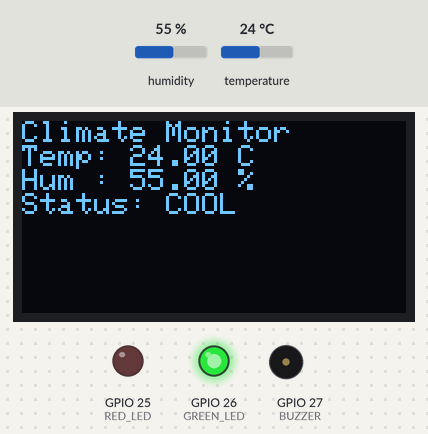
A sketch run on a simulated ESP32. Parts: 128×64 one-colour display, output pins drawn as LEDs (lit = HIGH), buzzer (waves = sounding, pin HIGH). The inputs (shaded band) are chosen by the test bench; at power-on: humidity 55 %, temperature 24 °C. What the sketch prints to the serial monitor is not drawn.

Above: at 2.2 s.
2.3 s: humidity set to 79 %
At 4.1 s:
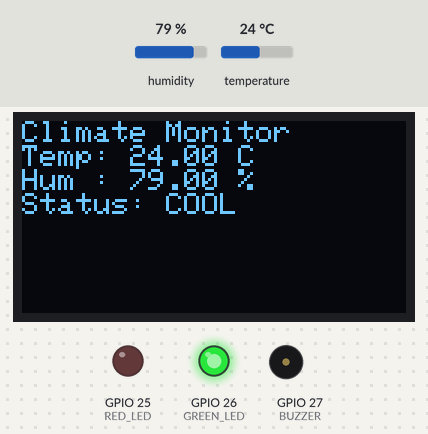
5.0 s: humidity set to 82 %
At 5.6 s:
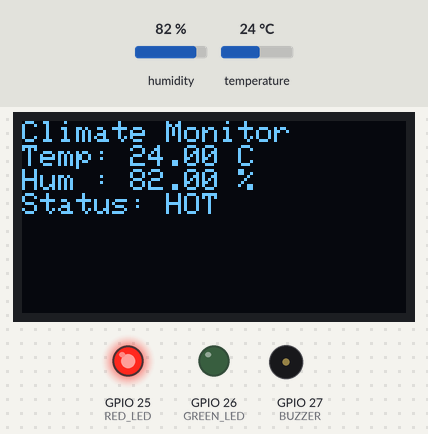
7.7 s: temperature set to 39.7 °C
At 9.7 s:
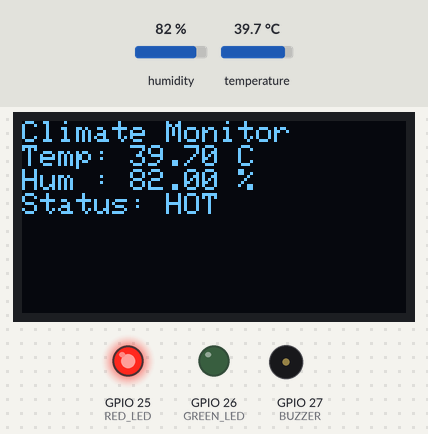
10.7 s: temperature set to 40.7 °C
At 13.1 s:
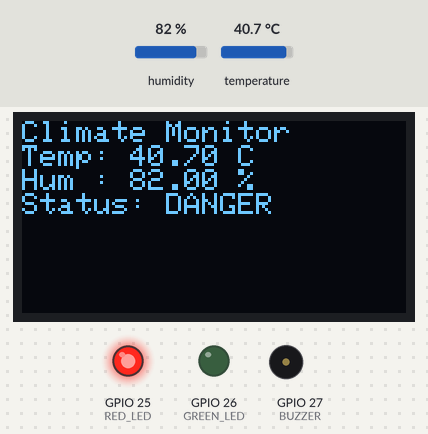
16.7 s: temperature set to 24 °C
At 17.9 s:
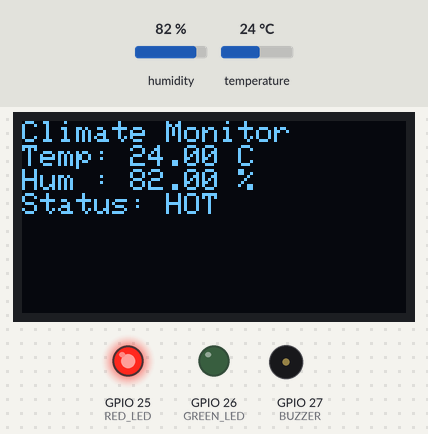
19.4 s: humidity set to 22 %
At 22.1 s:
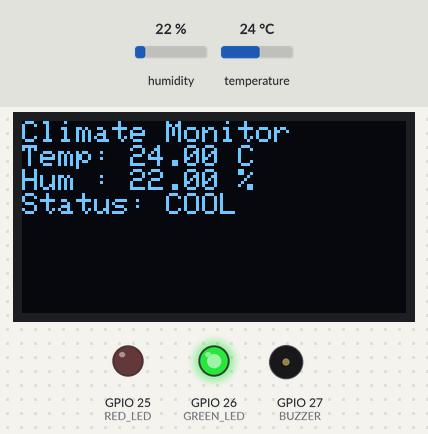
Timing chart, 0 to 23.6 s (numbered marks = the images above; inputs shaded):
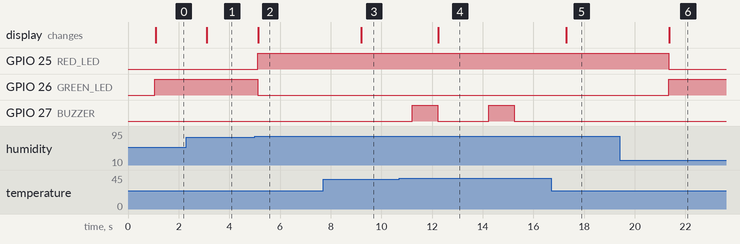

Measured:
- the behaviour switches between 80 and 81 % on humidity (found by bisection; images 1 and 2)
- the behaviour switches between 40 and 40.1 °C on temperature (found by bisection; images 3 and 4)
- after the input at 2.3 s, the display: changes after 0.82 s (image 1)
- after the input at 5.0 s, GPIO 25 (RED_LED): LOW → HIGH after 0.12 s; GPIO 26 (GREEN_LED): HIGH → LOW after 0.12 s; the display: changes after 0.15 s (image 2)
- after the input at 7.7 s, the display: changes after 1.5 s (image 3)
- after the input at 10.7 s, GPIO 27 (BUZZER): alternates HIGH for 1.0 s and LOW for 2.0 s, starting after 0.52 s; the display: changes after 1.5 s (image 4)
- after the input at 16.7 s, GPIO 27 (BUZZER): stays LOW (without the input it goes to HIGH after 0.58 s); the display: changes after 0.60 s (image 5)
- after the input at 19.4 s, GPIO 25 (RED_LED): HIGH → LOW after 1.9 s; GPIO 26 (GREEN_LED): LOW → HIGH after 1.9 s; the display: changes after 2.0 s (image 6)

The sketch:

Smart_Room_Climate_Monitor.ino
```cpp
#include <DHT.h>
#include <Wire.h>
#include <Adafruit_GFX.h>
#include <Adafruit_SSD1306.h>

#define SCREEN_WIDTH 128
#define SCREEN_HEIGHT 64

#define DHTPIN 4
#define DHTTYPE DHT22

#define RED_LED 25
#define GREEN_LED 26
#define BUZZER 27

DHT dht(DHTPIN, DHTTYPE);

Adafruit_SSD1306 display(
  SCREEN_WIDTH,
  SCREEN_HEIGHT,
  &Wire,
  -1
);

unsigned long lastLog = 0;

void setup() {
  Serial.begin(115200);
  dht.begin();

  pinMode(RED_LED, OUTPUT);
  pinMode(GREEN_LED, OUTPUT);
  pinMode(BUZZER, OUTPUT);

  if(!display.begin(SSD1306_SWITCHCAPVCC,0x3C))
  {
    Serial.println("OLED failed");
    while(1);
  }

  display.clearDisplay();
  display.setTextSize(1);
  display.setTextColor(WHITE);

  display.setCursor(0,0);
  display.println("Climate Monitor");
  display.display();

  delay(1000);
}

void loop() {
  float temp = dht.readTemperature();
  float hum = dht.readHumidity();

  if(isnan(temp) || isnan(hum))
  {
    Serial.println("Sensor Error");
    return;
  }

  String status;

  if(temp > 40 || hum > 90)
  {
    status="DANGER";
    digitalWrite(RED_LED,HIGH);
    digitalWrite(GREEN_LED,LOW);
    digitalWrite(BUZZER,HIGH);
    delay(1000);
    digitalWrite(BUZZER,LOW);
  }
  else if(temp > 35 || hum > 80)
  {
    status="HOT";
    digitalWrite(RED_LED,HIGH);
    digitalWrite(GREEN_LED,LOW);
  }
  else if(temp > 25 && temp <35)
  {
    status="COMFORT";
    digitalWrite(RED_LED,LOW);
    digitalWrite(GREEN_LED,HIGH);
  }
  else
  {
    status="COOL";
    digitalWrite(RED_LED,LOW);
    digitalWrite(GREEN_LED,HIGH);
  }

  // OLED Display
  display.clearDisplay();

  display.setCursor(0,0);
  display.println("Climate Monitor");

  display.print("Temp: ");
  display.print(temp);
  display.println(" C");

  display.print("Hum : ");
  display.print(hum);
  display.println(" %");

  display.print("Status: ");
  display.println(status);

  display.display();

  // CSV Logging every 5 sec
  if(millis()-lastLog > 5000)
  {
    Serial.print(millis());
    Serial.print(",");
    Serial.print(temp);
    Serial.print(",");
    Serial.print(hum);
    Serial.print(",");
    Serial.println(status);

    lastLog=millis();
  }

  delay(2000);
}
```
